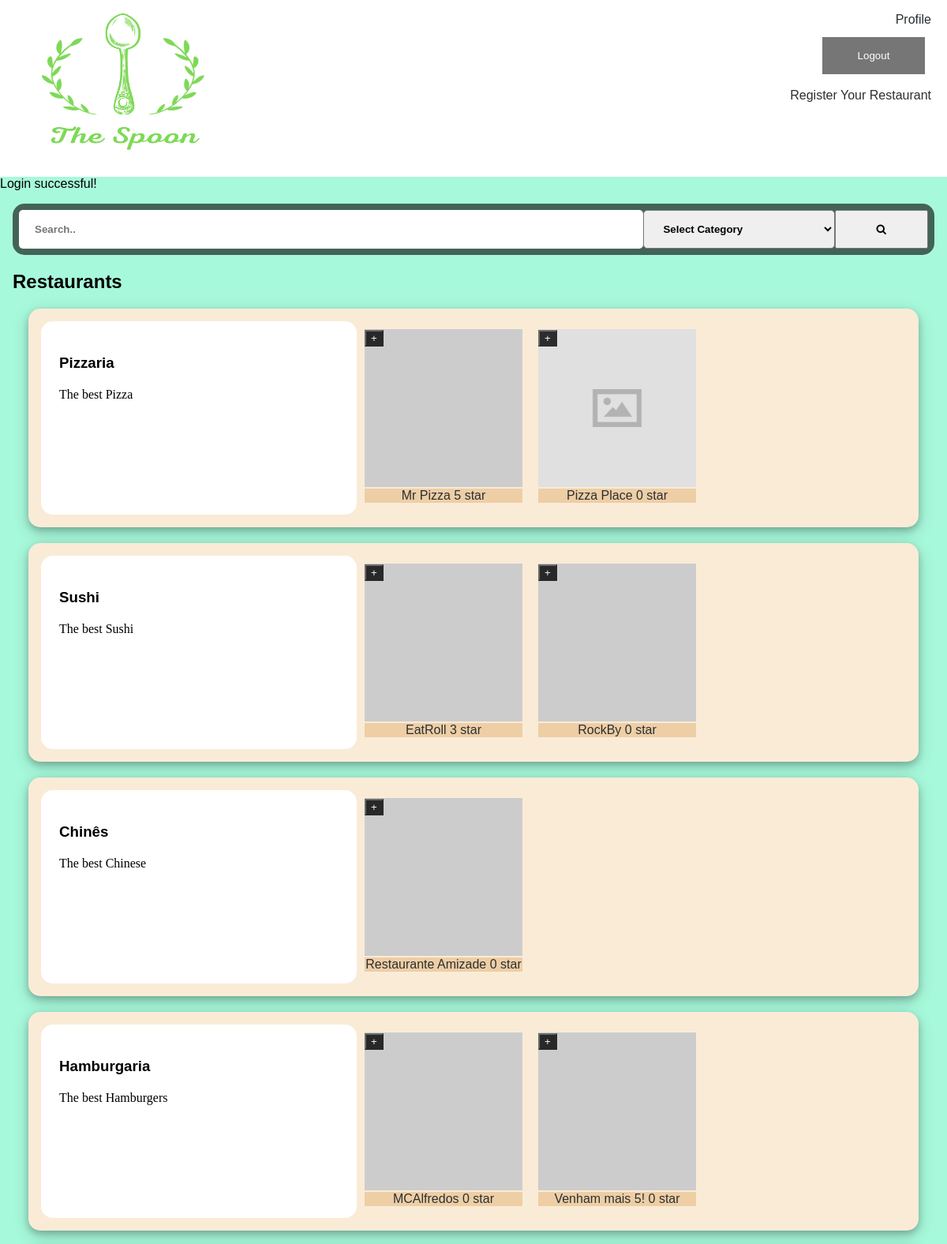
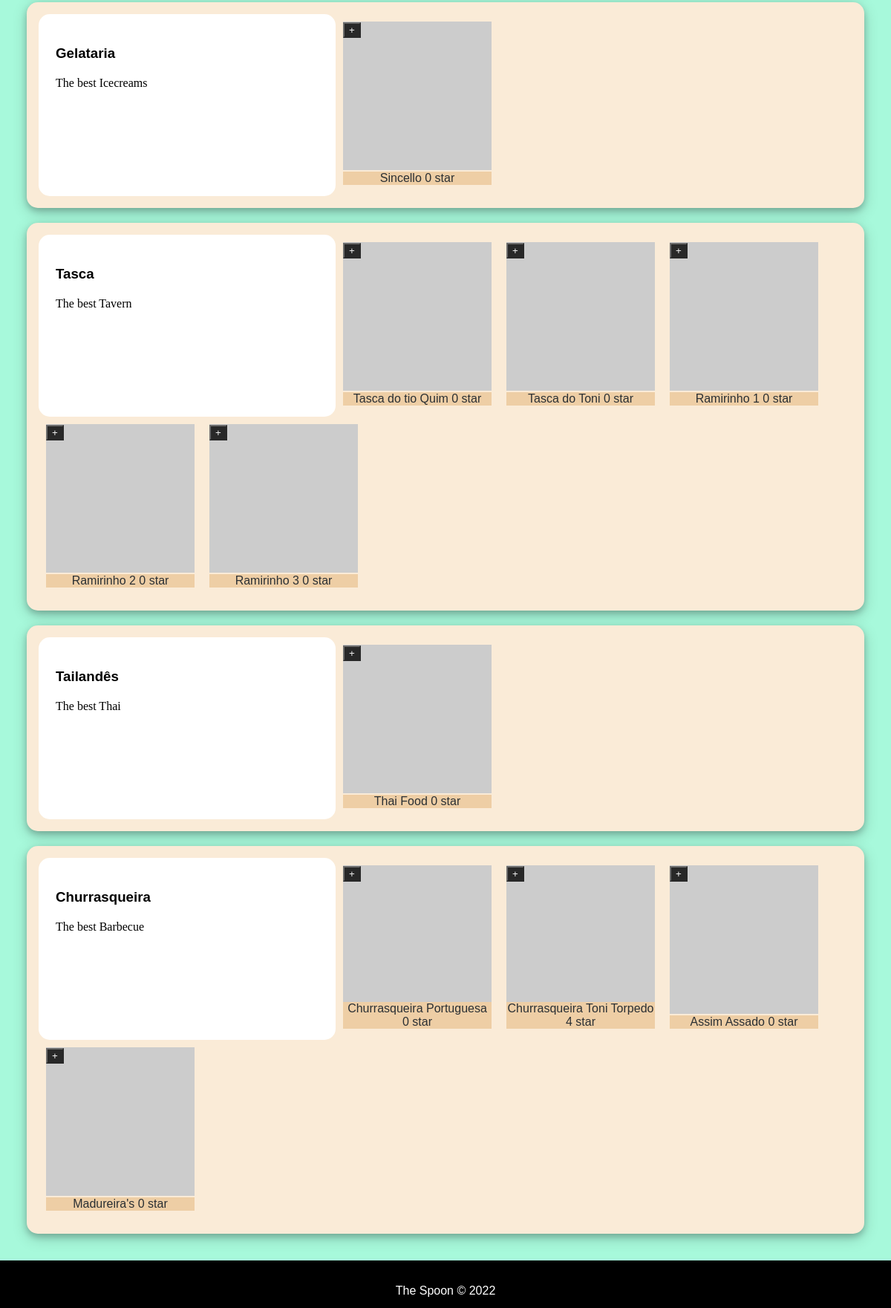
/pages (signed in), run on the app's committed database (2 pictures, top to bottom).
### tables this page shows
CREATE TABLE RestCategory (
	idRestCategory		INTEGER PRIMARY KEY,
	Name 			VARCHAR NOT NULL,
	Description		VARCHAR NOT NULL
);

CREATE TABLE Restaurant (
	idRestaurant 		INTEGER PRIMARY KEY,
	Name 			VARCHAR NOT NULL,
	idUser		INTEGER NOT NULL 	CONSTRAINT fk_restaurant_iduser REFERENCES User (idUser)
												ON DELETE CASCADE ON UPDATE CASCADE,
	idRestCategory		INTEGER NOT NULL 	CONSTRAINT fk_restaurant_idrestcategory REFERENCES RestCategory (idRestCategory)
												ON DELETE CASCADE ON UPDATE CASCADE,
	Photo			VARCHAR	DEFAULT '',
	Description		VARCHAR DEFAULT '',
	Rating 		REAL NOT NULL,
	idAddress		INTEGER NOT NULL 	CONSTRAINT fk_restaurant_idaddress REFERENCES Address (idAddress)
												ON DELETE CASCADE ON UPDATE CASCADE,
	CONSTRAINT evaluation_rating CHECK ((Rating >= 0) and (Rating <= 5))
);

### pages/index.php (called while the page is built, shortened)
<?php
  require_once('../database/connection.php');
  require_once('../database/restaurant.class.php');
  require_once('../templates/common.tpl.php');
  require_once('../templates/restaurant.tpl.php');
  $db = getDatabaseConnection();
  $categories = Category::getRestaurantsCategories($db, 8);
  drawRestaurants($db, $categories);
?>

### database/restaurant.class.php (called while the page is built, shortened)
<?php
  class Restaurant {
    public function __construct(int $id, string $name, string $description, string $photo, string $street, string $city, string $state, int $postalCode, float $rating) {
      $this->id = $id;
      $this->name = $name;
      $this->photo = $photo;
      $this->rating = $rating;
    }
    static function getRestaurantsFromCategory(PDO $db, int $count,  int $id) : array {
      $stmt = $db->prepare('
      SELECT idRestaurant, Name, Description, Photo, Street, City, State, PostalCode, Rating
      FROM Restaurant JOIN Address USING (idAddress)
      WHERE idRestCategory = ?
      LIMIT ?
    ');
      $stmt->execute(array($id, $count));
      $restaurants = array();
      while ($restaurant = $stmt->fetch()) {
        $restaurants[] = new Restaurant(
        (int)$restaurant['idRestaurant'],
        $restaurant['Name'],
        $restaurant['Description'],
        $restaurant['Photo'],
        $restaurant['Street'],
        $restaurant['City'],
        $restaurant['State'],
        (int)$restaurant['PostalCode'],
        (float)$restaurant['Rating']
        );
      }
      return $restaurants;
    }
  }
  class Category {
    public function __construct() {
      $argc = func_num_args();
      $this->id = $argv[0];
      $this->name = $argv[1];
      if($argc==3) $this->description = $argv[2];
    }
    static function getRestaurantsCategories(PDO $db, int $count) : array {
      $stmt = $db->prepare('SELECT idRestCategory, Name, Description FROM RestCategory LIMIT ?');
      $stmt->execute(array($count));
      $categories = array();
      while ($category = $stmt->fetch()) {
        $categories[] = new Category(
          (int) $category['idRestCategory'],
          $category['Name'],
          $category['Description']
        );
      }
      return $categories;
    }
  }
?>

### templates/restaurant.tpl.php (the view, shortened to what this page needs)
<?php function drawRestaurants(PDO $db, array $categories) { ?>
  <section class="style-restaraunts" id="restaurants">
    <h2>Restaurants</h2>
    <?php foreach($categories as $category) {
      $restaurants = Restaurant::getRestaurantsFromCategory($db, 5, $category->id);
      drawRestaurantsCategory($restaurants, $category);
    } ?>
  </section>
<?php } ?>
<?php function drawRestaurantsCategory(array $restaurants, Category $category) { ?>
  <section id=<?=$category->name?>>
    <div>
      <h3><?=$category->name?></h3>
      <p><?=$category->description?></p>
    </div>
    <?php foreach($restaurants as $restaurant) { ?>
      <article>
        <div class="restImageName">
          <a href="../pages/restaurant.php?id=<?=$restaurant->id?>" class="restImage" id="restImage-<?=$restaurant->id?>"><img src="<?=$restaurant->photo?>" alt="restaurant image" width="200" height="200"></a>
          <a href="../pages/restaurant.php?id=<?=$restaurant->id?>" class="restName" id="restName-<?=$restaurant->id?>"><?=$restaurant->name?> <?=$restaurant->rating?> star</a>
          <button type="button" class="descOpen" id="descOpen-<?=$restaurant->id?>" onclick="openDescription(<?=$restaurant->id?>)">+</button>
        </div>
      </article>
    <?php } ?>
  </section>
<?php } ?>

### css/mainpage.css (style rules this page uses)
.style-restaraunts { display: block; }
.style-restaraunts>section { display: flex; flex-direction: row; flex-wrap: wrap; margin: 20px; background-color: antiquewhite; border-radius: 15px; padding: 16px; box-shadow: 0 4px 8px 0 rgba(0, 0, 0, 0.2), 0 6px 20px 0 rgba(0, 0, 0, 0.19); }
.style-restaraunts>section>div { background-color: white; width: 25em; padding: 23px; border-radius: 15px; }
.style-restaraunts>section>article { display: flex; flex-direction: row; border-radius: 15px; margin: 10px; }

### css/layout.css (style rules this page uses)
* { -webkit-box-sizing: border-box; -moz-box-sizing: border-box; box-sizing: border-box; }
body { background-color: #a7f9db; margin: 0 auto; display: flex; min-height: 100vh; flex-direction: column; }
a.restName { position: absolute; bottom: 2%; left: 0; }
.descClose, .descOpen { position: relative; left: 0; bottom: 90%; }

### css/common.css (style rules this page uses)
a:not(.loginLink), a:not(.registerLink) { text-decoration: none; color: #2a2f33; }
body { font-family: "Poppins", sans-serif; }
p { font-family: "Lora", serif; line-height: 1.4em; }
.restImageName { position: relative; text-align: center; color: #2a2f33; }
a.restName { color: #2a2f33; background-color: #eecea5; width: 200px; }
.descClose, .descOpen { color: white; background-color: #000; opacity: 0.8; }
.descOpen { display: block; }

### data on the page
restcategory: Name "Pizzaria", Description "The best Pizza"
restaurant: Name "Mr Pizza", Rating "5"
restaurant: Photo (picture), Name "Pizza Place", Rating "0"
restcategory: Name "Sushi", Description "The best Sushi"
restaurant: Name "EatRoll", Rating "3"
restaurant: Name "RockBy", Rating "0"
restcategory: Name "Chinês", Description "The best Chinese"
restaurant: Name "Restaurante Amizade", Rating "0"
restcategory: Name "Hamburgaria", Description "The best Hamburgers"
restaurant: Name "MCAlfredos", Rating "0"
restaurant: Name "Venham mais 5!", Rating "0"
restcategory: Name "Gelataria", Description "The best Icecreams"
restaurant: Name "Sincello", Rating "0"
restcategory: Name "Tasca", Description "The best Tavern"
restaurant: Name "Tasca do tio Quim", Rating "0"
restaurant: Name "Tasca do Toni", Rating "0"
restaurant: Name "Ramirinho 1", Rating "0"
restaurant: Name "Ramirinho 2", Rating "0"
restaurant: Name "Ramirinho 3", Rating "0"
restcategory: Name "Tailandês", Description "The best Thai"
restaurant: Name "Thai Food", Rating "0"
restcategory: Name "Churrasqueira", Description "The best Barbecue"
restaurant: Name "Churrasqueira Portuguesa", Rating "0"
restaurant: Name "Churrasqueira Toni Torpedo", Rating "4"
restaurant: Name "Assim Assado", Rating "0"
restaurant: Name "Madureira's", Rating "0"

### other printed values
$messsage['text'] "Login successful!"
